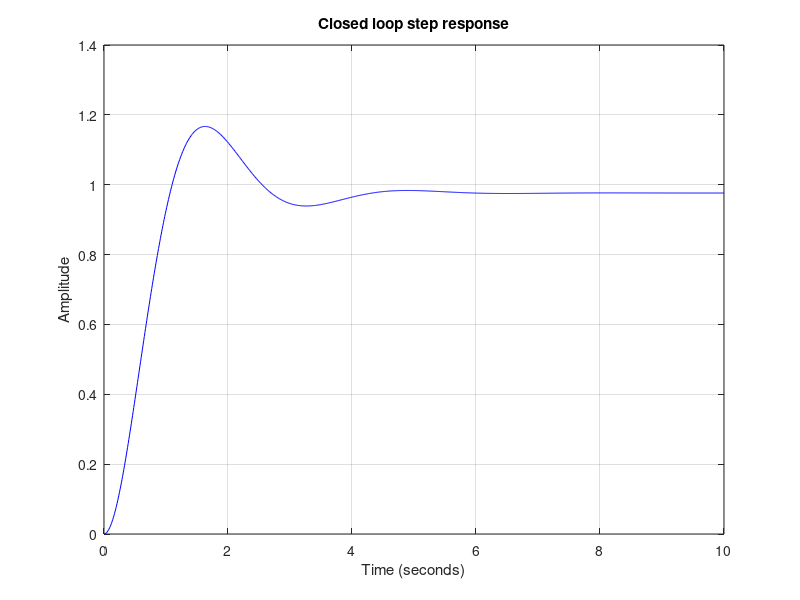
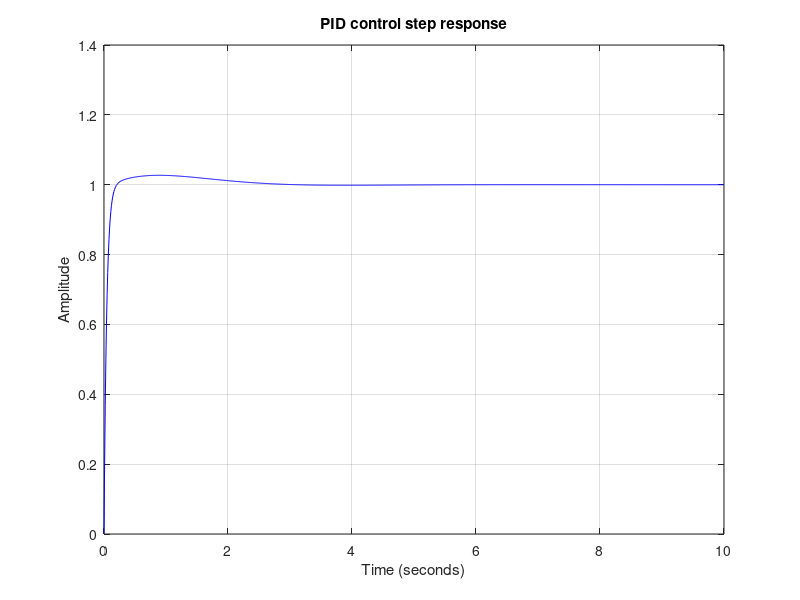
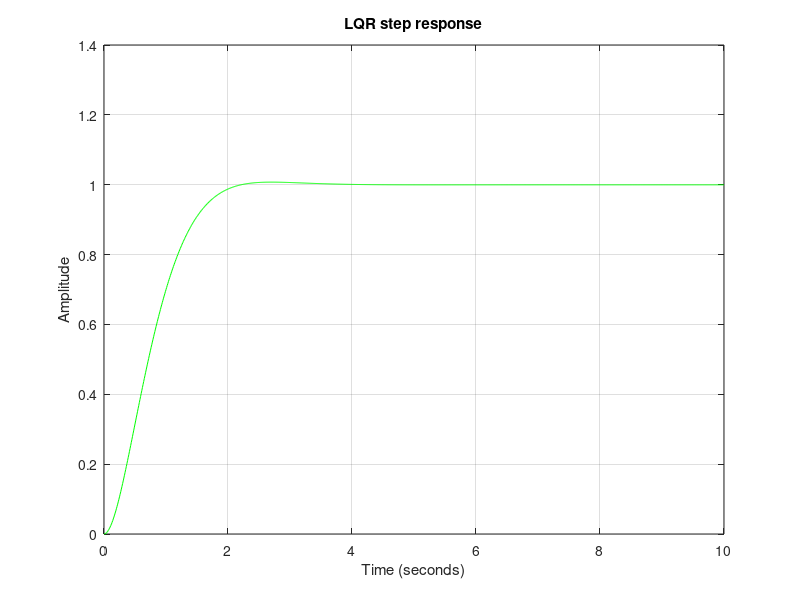

These charts were generated, in order, by the following MATLAB code: (Note: this script raises an error after producing the figures.)
% Optimal control of DC motor using LQR
close all; clear all; clc

% Initial paramerters
J = 0.01; % Kmg.m^2/s^2
Km = 0.023; % torque constant & bacKm emf constant
b = 0.00003; % Nms
R = 1; % Ohms
L = 0.5; % Henrys

% State-space systems 
A = [-b/J   Km/J
    -Km/L   -R/L];
B = [0
    1/L];
C = [1 0];
D = 0;
sys = ss(A,B,C,D);

s = tf('s');
P_motor = Km /((J*s + b)*(L*s + R) + Km^2);

% Closed loop system
sys_cl = feedback(P_motor,1);
t = 0:0.01:10;
[yout_cl,x] = step(sys_cl,t);
figure;
plot(x,yout_cl,'b-')
xlabel('Time (seconds)')
ylabel('Amplitude')
grid
title('Closed loop step response')

% PID control
Kp = 10; Ki = 10; Kd = 5;
Cs = pid(Kp,Ki,Kd);
sys_pid = feedback(Cs*P_motor,1);
[yout_pid,x] = step(sys_pid,t);
figure;
plot(x,yout_pid,'b-')
xlabel('Time (seconds)')
ylabel('Amplitude')
grid
title('PID control step response')

% LQR
Q = [0.1 0; 0 0.0001];
R_opt = 0.1;
[K_opt,P_opt,e] = lqr(A,B,Q,R_opt);
sys_lqr = ss(A-B*K_opt,B,C,0);
[yout_lqr,x] = step(sys_lqr,t);
figure;
plot(x,yout_lqr,'g-')
xlabel('Time (seconds)')
ylabel('Amplitude')
grid
title('LQR step response')

pole_opt = eig(A-B*K_opt);
Kc = place(A,B,[pole_opt(1) pole_opt(2)]);

% Compute setting time and maximum overshoot
stepinfo_cl = stepinfo(sys_cl);
stepinfo_pid = stepinfo(sys_pid);
stepinfo_lqr = stepinfo(sys_lqr);

% Compute damting ratio and time constants
[Wn,zeta] = damp(sys_cl);
tau = 1./(zeta.*Wn);

% Plot step response of all
figure;
plot(x,yout_cl,'g-')
hold on
plot(x,yout_pid,'b-')
hold on
plot(x,yout_lqr,'r-')
xlabel('Time (seconds)')
ylabel('Amplitude')
grid
title('Step response of diferent method controls')
legend('Closed loop','PID control','LQR')

